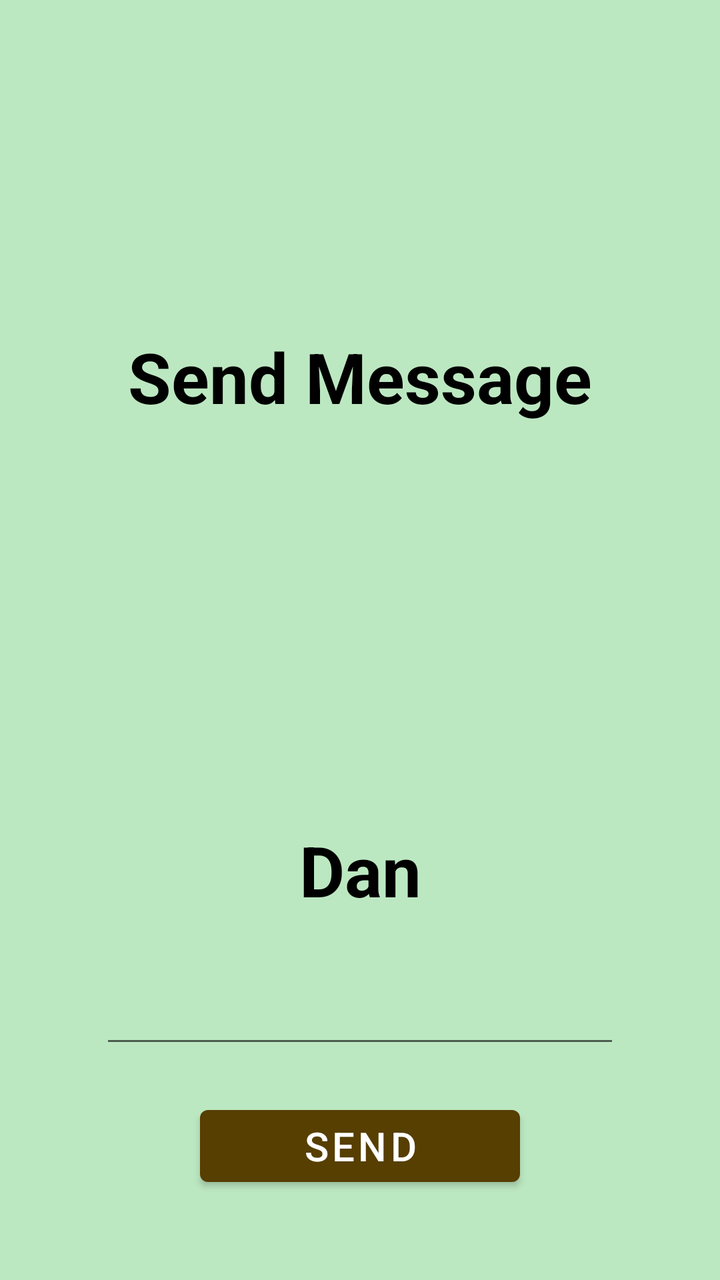
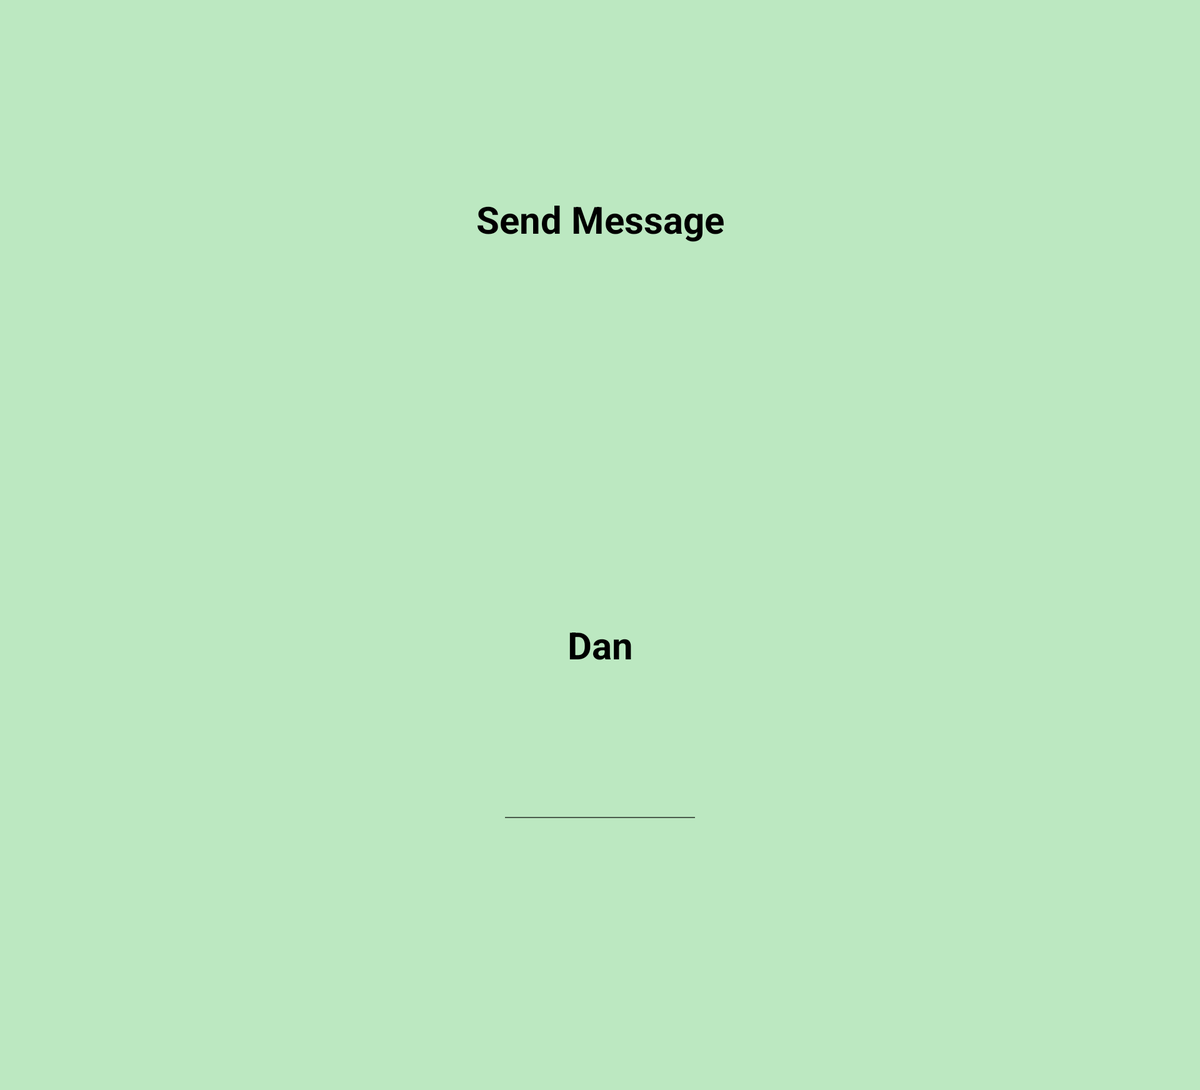

The same Android screen from two of the app's own layout files: first res/layout/ as a phone draws it, then the repository's variant for another configuration, drawn on a device whose configuration selects that folder. Both files follow.
<!-- AndroidManifest.xml: application theme Theme.PawsGo -->
<!-- res/layout/fragment_send_message.xml -->
<?xml version="1.0" encoding="utf-8"?>
<layout xmlns:android="http://schemas.android.com/apk/res/android"
    xmlns:tools="http://schemas.android.com/tools"
    xmlns:app="http://schemas.android.com/apk/res-auto"
    tools:context=".messages.SendMessageFragment">

    <data>
        <variable
            name="dog"
            type="com.bitpunchlab.android.pawsgo.modelsRoom.DogRoom" />
    </data>

    <androidx.constraintlayout.widget.ConstraintLayout
        android:layout_width="match_parent"
        android:layout_height="match_parent">

        <include
            android:id="@+id/progress_bar_container"
            layout="@layout/progress_bar"
            android:layout_width="wrap_content"
            android:layout_height="wrap_content"
            app:layout_constraintEnd_toEndOf="parent"
            app:layout_constraintStart_toStartOf="parent"
            app:layout_constraintTop_toTopOf="parent"
            app:layout_constraintBottom_toBottomOf="parent"/>

        <ScrollView
            android:layout_width="match_parent"
            android:layout_height="match_parent"
            android:fillViewport="true">

            <androidx.constraintlayout.widget.ConstraintLayout
                android:layout_width="match_parent"
                android:layout_height="wrap_content"
                android:paddingBottom="30dp"
                android:background="@color/green_background"
                >

                <ImageView
                    android:id="@+id/art_send_message"
                    android:layout_width="@dimen/icon_size"
                    android:layout_height="@dimen/icon_size"
                    android:layout_marginTop="@dimen/icon_margin_top"
                    app:layout_constraintEnd_toEndOf="parent"
                    app:layout_constraintStart_toStartOf="parent"
                    app:layout_constraintTop_toTopOf="parent"
                    app:srcCompat="@drawable/sendmail"
                    tools:srcCompat="@drawable/sendmail" />

                <TextView
                    android:id="@+id/textview_title"
                    android:layout_width="wrap_content"
                    android:layout_height="wrap_content"
                    android:layout_marginTop="30dp"
                    android:text="@string/send_message"
                    android:textStyle="bold"
                    android:textColor="@color/black"
                    android:textSize="@dimen/title_text_size"
                    android:textAlignment="center"
                    app:layout_constraintEnd_toEndOf="parent"
                    app:layout_constraintStart_toStartOf="parent"
                    app:layout_constraintTop_toBottomOf="@id/art_send_message" />

                <ImageView
                    android:id="@+id/thumbnail_dog"
                    android:layout_width="120dp"
                    android:layout_height="120dp"
                    android:layout_marginTop="@dimen/icon_margin_top"
                    app:layout_constraintEnd_toEndOf="parent"
                    app:layout_constraintStart_toStartOf="parent"
                    app:layout_constraintTop_toBottomOf="@id/textview_title"
                    app:loadImage="@{dog.dogImagesUri[0]}"
                    app:srcCompat="@drawable/placeholder"
                    tools:srcCompat="@drawable/placeholder" />

                <TextView
                    android:id="@+id/textview_dog_name"
                    android:layout_width="wrap_content"
                    android:layout_height="wrap_content"
                    android:layout_marginTop="30dp"
                    android:text="@{dog.dogName}"
                    android:textStyle="bold"
                    android:textColor="@color/black"
                    android:textSize="@dimen/title_text_size"
                    android:textAlignment="center"
                    tools:text="Dan"
                    app:layout_constraintEnd_toEndOf="parent"
                    app:layout_constraintStart_toStartOf="parent"
                    app:layout_constraintTop_toBottomOf="@id/thumbnail_dog" />

                <EditText
                    android:id="@+id/edittext_message"
                    android:layout_width="match_parent"
                    android:layout_height="wrap_content"
                    android:layout_marginTop="20dp"
                    android:layout_marginLeft="@dimen/content_left_right_margin"
                    android:layout_marginRight="@dimen/content_left_right_margin"
                    android:textSize="@dimen/content_text_size"
                    app:layout_constraintEnd_toEndOf="parent"
                    app:layout_constraintStart_toStartOf="parent"
                    app:layout_constraintTop_toBottomOf="@id/textview_dog_name" />

                <Button
                    android:id="@+id/button_send"
                    android:layout_width="match_parent"
                    android:layout_height="wrap_content"
                    android:layout_marginTop="20dp"
                    android:layout_marginLeft="@dimen/button_left_right_margin"
                    android:layout_marginRight="@dimen/button_left_right_margin"
                    android:textSize="@dimen/button_text_size"
                    android:padding="@dimen/button_padding"
                    android:text="@string/send"
                    app:layout_constraintEnd_toEndOf="parent"
                    app:layout_constraintStart_toStartOf="parent"
                    app:layout_constraintTop_toBottomOf="@id/edittext_message" />

            </androidx.constraintlayout.widget.ConstraintLayout>

        </ScrollView>
    </androidx.constraintlayout.widget.ConstraintLayout>

</layout>
<!-- res/layout/progress_bar.xml (included above) -->
<?xml version="1.0" encoding="utf-8"?>
<FrameLayout xmlns:android="http://schemas.android.com/apk/res/android"
    xmlns:tools="http://schemas.android.com/tools"
    android:layout_width="match_parent"
    android:layout_height="wrap_content"
    xmlns:app="http://schemas.android.com/apk/res-auto"
    tools:showIn="@layout/activity_main">

    <com.google.android.material.progressindicator.CircularProgressIndicator
        android:id="@+id/progress_bar"
        android:layout_width="wrap_content"
        android:layout_height="wrap_content"
        android:visibility="gone"
        android:indeterminate="true"
        app:indicatorSize="90dp"
        app:indicatorColor="#b58807"
        app:trackColor="@color/lighter_brown"
        app:trackThickness="15dp"
        app:trackCornerRadius="8dp"
        style="android:attr/progressBarStyleHorizontal"
        android:max="100"
        />
</FrameLayout>
<!-- res/layout/activity_main.xml (included above) -->
<?xml version="1.0" encoding="utf-8"?>
<androidx.coordinatorlayout.widget.CoordinatorLayout xmlns:android="http://schemas.android.com/apk/res/android"
    xmlns:app="http://schemas.android.com/apk/res-auto"
    xmlns:tools="http://schemas.android.com/tools"
    android:layout_width="match_parent"
    android:layout_height="match_parent"
    tools:context=".MainActivity">

    <com.google.android.material.appbar.AppBarLayout
        android:layout_width="match_parent"
        android:layout_height="wrap_content"
        android:theme="@style/Theme.PawsGo.AppBarOverlay">

        <androidx.appcompat.widget.Toolbar
            android:id="@+id/toolbar"
            android:layout_width="match_parent"
            android:layout_height="?attr/actionBarSize"
            android:background="?attr/colorPrimary"
            app:popupTheme="@style/Theme.PawsGo.PopupOverlay" />

    </com.google.android.material.appbar.AppBarLayout>

    <include layout="@layout/content_main" />

    <com.google.android.material.floatingactionbutton.FloatingActionButton
        android:id="@+id/fab"
        android:layout_width="wrap_content"
        android:layout_height="wrap_content"
        android:layout_gravity="bottom|end"
        android:layout_marginEnd="@dimen/fab_margin"
        android:layout_marginBottom="16dp"
        app:srcCompat="@android:drawable/ic_dialog_email" />

</androidx.coordinatorlayout.widget.CoordinatorLayout>
<!-- resources referenced by this layout -->
<resources>
  <color name="black">#FF000000</color>
  <color name="green_background">#bce8c1</color>
  <color name="lighter_brown">#9c7305</color>
  <dimen name="button_left_right_margin">100dp</dimen>
  <dimen name="button_padding">5dp</dimen>
  <dimen name="button_text_size">20dp</dimen>
  <dimen name="content_left_right_margin">50dp</dimen>
  <dimen name="content_text_size">25sp</dimen>
  <dimen name="fab_margin">16dp</dimen>
  <dimen name="icon_margin_top">50dp</dimen>
  <dimen name="icon_size">85dp</dimen>
  <dimen name="title_text_size">35sp</dimen>
  <string name="send">Send</string>
  <string name="send_message">Send Message</string>
  <style name="Theme.PawsGo.AppBarOverlay" parent="ThemeOverlay.AppCompat.Dark.ActionBar" />
  <style name="Theme.PawsGo.PopupOverlay" parent="ThemeOverlay.AppCompat.Light" />
  <style name="Theme.PawsGo" parent="Theme.MaterialComponents.DayNight.DarkActionBar">
          
          <item name="colorPrimary">@color/button_brown</item>
          <item name="colorPrimaryVariant">@color/brown_deep</item>
          <item name="colorOnPrimary">@color/white</item>
          
          <item name="colorSecondary">@color/teal_200</item>
          <item name="colorSecondaryVariant">@color/teal_700</item>
          <item name="colorOnSecondary">@color/black</item>
          
          <item name="android:statusBarColor">?attr/colorPrimaryVariant</item>
          
      </style>
  <color name="button_brown">#573e01</color>
  <color name="brown_deep">#2e2102</color>
  <color name="white">#FFFFFFFF</color>
  <color name="teal_200">#FF03DAC5</color>
  <color name="teal_700">#FF018786</color>
</resources>
<!-- res/layout-sw600dp-land/fragment_send_message.xml (the repository's variant of the layout above) -->
<!-- drawn on a 7-inch tablet turned sideways -->
<?xml version="1.0" encoding="utf-8"?>
<layout xmlns:android="http://schemas.android.com/apk/res/android"
    xmlns:tools="http://schemas.android.com/tools"
    xmlns:app="http://schemas.android.com/apk/res-auto"
    tools:context=".messages.SendMessageFragment">

    <data>
        <variable
            name="dog"
            type="com.bitpunchlab.android.pawsgo.modelsRoom.DogRoom" />
    </data>

    <ScrollView
        android:layout_width="match_parent"
        android:layout_height="match_parent"
        android:fillViewport="true">

        <androidx.constraintlayout.widget.ConstraintLayout
            android:layout_width="match_parent"
            android:layout_height="wrap_content"
            android:paddingBottom="30dp"
            android:background="@color/green_background"
            >

            <ImageView
                android:id="@+id/art_send_message"
                android:layout_width="@dimen/icon_size"
                android:layout_height="@dimen/icon_size"
                android:layout_marginTop="@dimen/icon_margin_top"
                app:layout_constraintEnd_toEndOf="parent"
                app:layout_constraintStart_toStartOf="parent"
                app:layout_constraintTop_toTopOf="parent"
                app:srcCompat="@drawable/sendmail"
                tools:srcCompat="@drawable/sendmail" />

            <TextView
                android:id="@+id/textview_title"
                android:layout_width="wrap_content"
                android:layout_height="wrap_content"
                android:layout_marginTop="30dp"
                android:text="Send Message"
                android:textStyle="bold"
                android:textColor="@color/black"
                android:textSize="@dimen/title_text_size"
                android:textAlignment="center"
                app:layout_constraintEnd_toEndOf="parent"
                app:layout_constraintStart_toStartOf="parent"
                app:layout_constraintTop_toBottomOf="@id/art_send_message" />

            <ImageView
                android:id="@+id/thumbnail_dog"
                android:layout_width="200dp"
                android:layout_height="200dp"
                android:layout_marginTop="@dimen/icon_margin_top"
                app:layout_constraintEnd_toEndOf="parent"
                app:layout_constraintStart_toStartOf="parent"
                app:layout_constraintTop_toBottomOf="@id/textview_title"
                app:loadImage="@{dog.dogImagesUri[0]}"
                app:srcCompat="@drawable/placeholder"
                tools:srcCompat="@drawable/placeholder" />

            <TextView
                android:id="@+id/textview_dog_name"
                android:layout_width="wrap_content"
                android:layout_height="wrap_content"
                android:layout_marginTop="60dp"
                android:text="@{dog.dogName}"
                android:textStyle="bold"
                android:textColor="@color/black"
                android:textSize="@dimen/title_text_size"
                android:textAlignment="center"
                tools:text="Dan"
                app:layout_constraintEnd_toEndOf="parent"
                app:layout_constraintStart_toStartOf="parent"
                app:layout_constraintTop_toBottomOf="@id/thumbnail_dog" />

            <EditText
                android:id="@+id/edittext_message"
                android:layout_width="match_parent"
                android:layout_height="wrap_content"
                android:layout_marginTop="80dp"
                android:layout_marginLeft="400dp"
                android:layout_marginRight="400dp"
                android:textSize="@dimen/content_text_size"
                app:layout_constraintEnd_toEndOf="parent"
                app:layout_constraintStart_toStartOf="parent"
                app:layout_constraintTop_toBottomOf="@id/textview_dog_name" />

            <Button
                android:id="@+id/button_send"
                android:layout_width="match_parent"
                android:layout_height="wrap_content"
                android:layout_marginTop="50dp"
                android:layout_marginLeft="500dp"
                android:layout_marginRight="500dp"
                android:textSize="@dimen/button_text_size"
                android:padding="@dimen/button_padding"
                android:text="@string/send"
                app:layout_constraintEnd_toEndOf="parent"
                app:layout_constraintStart_toStartOf="parent"
                app:layout_constraintTop_toBottomOf="@id/edittext_message" />

        </androidx.constraintlayout.widget.ConstraintLayout>

    </ScrollView>

</layout>
<!-- resources referenced by the variant -->
<!-- as a 7-inch tablet turned sideways resolves them -->
<resources>
  <color name="black">#FF000000</color>
  <color name="green_background">#bce8c1</color>
  <!-- from res/values-sw600dp-land/ -->
  <dimen name="button_padding">10dp</dimen>
  <!-- from res/values-sw600dp-land/ -->
  <dimen name="button_text_size">20dp</dimen>
  <!-- from res/values-sw600dp-land/ -->
  <dimen name="content_text_size">22sp</dimen>
  <!-- from res/values-sw600dp-land/ -->
  <dimen name="icon_margin_top">40dp</dimen>
  <!-- from res/values-sw600dp-land/ -->
  <dimen name="icon_size">85dp</dimen>
  <!-- from res/values-sw600dp-land/ -->
  <dimen name="title_text_size">30sp</dimen>
  <string name="send">Send</string>
  <style name="Theme.PawsGo" parent="Theme.MaterialComponents.DayNight.DarkActionBar">
          
          <item name="colorPrimary">@color/button_brown</item>
          <item name="colorPrimaryVariant">@color/brown_deep</item>
          <item name="colorOnPrimary">@color/white</item>
          
          <item name="colorSecondary">@color/teal_200</item>
          <item name="colorSecondaryVariant">@color/teal_700</item>
          <item name="colorOnSecondary">@color/black</item>
          
          <item name="android:statusBarColor">?attr/colorPrimaryVariant</item>
          
      </style>
  <color name="button_brown">#573e01</color>
  <color name="brown_deep">#2e2102</color>
  <color name="white">#FFFFFFFF</color>
  <color name="teal_200">#FF03DAC5</color>
  <color name="teal_700">#FF018786</color>
</resources>
